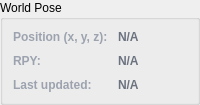
                                                <widget class="QGroupBox" name="world_pose_group">
                                                    <property name="title">
                                                        <string>World Pose</string>
                                                    </property>
                                                    <layout class="QGridLayout" name="gridLayout_6" columnstretch="0,1">
                                                        <property name="leftMargin">
                                                            <number>10</number>
                                                        </property>
                                                        <property name="topMargin">
                                                            <number>10</number>
                                                        </property>
                                                        <property name="rightMargin">
                                                            <number>10</number>
                                                        </property>
                                                        <property name="bottomMargin">
                                                            <number>10</number>
                                                        </property>
                                                        <property name="spacing">
                                                            <number>10</number>
                                                        </property>
                                                        <item row="0" column="0">
                                                            <widget class="QLabel" name="world_pose_static_label">
                                                                <property name="styleSheet">
                                                                    <string notr="true">color:
                                                                        #9ca3af; font-weight: 600;</string>
                                                                </property>
                                                                <property name="text">
                                                                    <string>Position (x, y, z):</string>
                                                                </property>
                                                            </widget>
                                                        </item>
                                                        <item row="0" column="1">
                                                            <widget class="QLabel" name="world_pose_pos_label">
                                                                <property name="styleSheet">
                                                                    <string notr="true">color:
                                                                        #6b7280; font-weight: 700;</string>
                                                                </property>
                                                                <property name="text">
                                                                    <string>N/A</string>
                                                                </property>
                                                            </widget>
                                                        </item>
                                                        <item row="1" column="0">
                                                            <widget class="QLabel" name="world_pose_yaw_static_label">
                                                                <property name="styleSheet">
                                                                    <string notr="true">color:
                                                                        #9ca3af; font-weight: 600;</string>
                                                                </property>
                                                                <property name="text">
                                                                    <string>RPY:</string>
                                                                </property>
                                                            </widget>
                                                        </item>
                                                        <item row="1" column="1">
                                                            <widget class="QLabel" name="world_pose_yaw_label">
                                                                <property name="styleSheet">
                                                                    <string notr="true">color:
                                                                        #6b7280; font-weight: 700;</string>
                                                                </property>
                                                                <property name="text">
                                                                    <string>N/A</string>
                                                                </property>
                                                            </widget>
                                                        </item>
                                                        <item row="2" column="0">
                                                            <widget class="QLabel" name="world_pose_time_static_label">
                                                                <property name="styleSheet">
                                                                    <string notr="true">color:
                                                                        #9ca3af; font-weight: 600;</string>
                                                                </property>
                                                                <property name="text">
                                                                    <string>Last updated:</string>
                                                                </property>
                                                            </widget>
                                                        </item>
                                                        <item row="2" column="1">
                                                            <widget class="QLabel" name="world_pose_time_label">
                                                                <property name="styleSheet">
                                                                    <string notr="true">color:
                                                                        #6b7280; font-weight: 700;</string>
                                                                </property>
                                                                <property name="text">
                                                                    <string>N/A</string>
                                                                </property>
                                                            </widget>
                                                        </item>
                                                    </layout>
                                                </widget>
